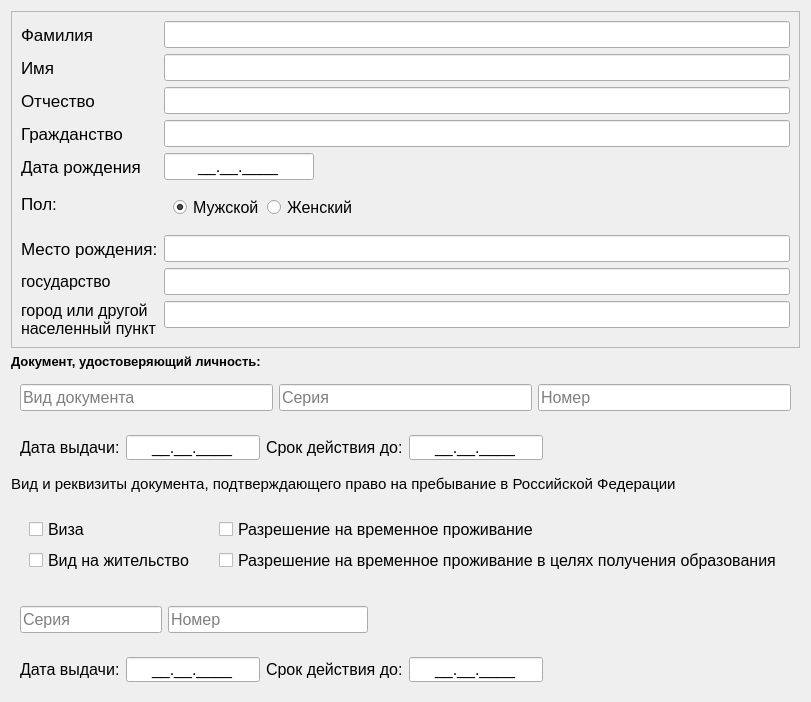
           <widget class="QWidget" name="widget_3" native="true">
            <property name="minimumSize">
             <size>
              <width>550</width>
              <height>0</height>
             </size>
            </property>
            <layout class="QVBoxLayout" name="verticalLayout_9">
             <item>
              <widget class="QFrame" name="frame">
               <property name="frameShape">
                <enum>QFrame::StyledPanel</enum>
               </property>
               <property name="frameShadow">
                <enum>QFrame::Raised</enum>
               </property>
               <layout class="QFormLayout" name="formLayout">
                <item row="0" column="0">
                 <widget class="QLabel" name="label">
                  <property name="font">
                   <font>
                    <pointsize>13</pointsize>
                   </font>
                  </property>
                  <property name="text">
                   <string>Фамилия</string>
                  </property>
                 </widget>
                </item>
                <item row="0" column="1">
                 <widget class="QLineEdit" name="lastName_line">
                  <property name="font">
                   <font>
                    <pointsize>12</pointsize>
                   </font>
                  </property>
                  <property name="maxLength">
                   <number>27</number>
                  </property>
                 </widget>
                </item>
                <item row="1" column="0">
                 <widget class="QLabel" name="label_2">
                  <property name="font">
                   <font>
                    <pointsize>13</pointsize>
                   </font>
                  </property>
                  <property name="text">
                   <string>Имя</string>
                  </property>
                 </widget>
                </item>
                <item row="1" column="1">
                 <widget class="QLineEdit" name="firstName_line">
                  <property name="font">
                   <font>
                    <pointsize>12</pointsize>
                   </font>
                  </property>
                  <property name="maxLength">
                   <number>27</number>
                  </property>
                 </widget>
                </item>
                <item row="2" column="0">
                 <widget class="QLabel" name="label_3">
                  <property name="font">
                   <font>
                    <pointsize>13</pointsize>
                   </font>
                  </property>
                  <property name="text">
                   <string>Отчество</string>
                  </property>
                  <property name="wordWrap">
                   <bool>true</bool>
                  </property>
                 </widget>
                </item>
                <item row="2" column="1">
                 <widget class="QLineEdit" name="patronymicLine">
                  <property name="font">
                   <font>
                    <pointsize>12</pointsize>
                   </font>
                  </property>
                  <property name="maxLength">
                   <number>24</number>
                  </property>
                 </widget>
                </item>
                <item row="3" column="0">
                 <widget class="QLabel" name="label_4">
                  <property name="font">
                   <font>
                    <pointsize>13</pointsize>
                   </font>
                  </property>
                  <property name="text">
                   <string>Гражданство</string>
                  </property>
                  <property name="wordWrap">
                   <bool>true</bool>
                  </property>
                 </widget>
                </item>
                <item row="3" column="1">
                 <widget class="QLineEdit" name="nationalityLine">
                  <property name="font">
                   <font>
                    <pointsize>12</pointsize>
                   </font>
                  </property>
                  <property name="maxLength">
                   <number>25</number>
                  </property>
                 </widget>
                </item>
                <item row="4" column="0">
                 <widget class="QLabel" name="label_6">
                  <property name="font">
                   <font>
                    <pointsize>13</pointsize>
                   </font>
                  </property>
                  <property name="text">
                   <string>Дата рождения</string>
                  </property>
                 </widget>
                </item>
                <item row="4" column="1">
                 <widget class="QLineEdit" name="dateBirth_mgt">
                  <property name="minimumSize">
                   <size>
                    <width>0</width>
                    <height>25</height>
                   </size>
                  </property>
                  <property name="maximumSize">
                   <size>
                    <width>150</width>
                    <height>16777215</height>
                   </size>
                  </property>
                  <property name="font">
                   <font>
                    <pointsize>12</pointsize>
                   </font>
                  </property>
                  <property name="inputMethodHints">
                   <set>Qt::ImhNone</set>
                  </property>
                  <property name="inputMask">
                   <string>99.B9.9999;_</string>
                  </property>
                  <property name="maxLength">
                   <number>10</number>
                  </property>
                  <property name="alignment">
                   <set>Qt::AlignCenter</set>
                  </property>
                  <property name="placeholderText">
                   <string>дд.мм.гггг</string>
                  </property>
                 </widget>
                </item>
                <item row="5" column="0">
                 <widget class="QLabel" name="label_10">
                  <property name="font">
                   <font>
                    <pointsize>13</pointsize>
                   </font>
                  </property>
                  <property name="text">
                   <string>Пол:</string>
                  </property>
                 </widget>
                </item>
                <item row="5" column="1">
                 <widget class="QWidget" name="widget_12" native="true">
                  <property name="maximumSize">
                   <size>
                    <width>200</width>
                    <height>16777215</height>
                   </size>
                  </property>
                  <layout class="QHBoxLayout" name="horizontalLayout_6">
                   <item alignment="Qt::AlignLeft">
                    <widget class="QRadioButton" name="rbtnMale">
                     <property name="font">
                      <font>
                       <pointsize>12</pointsize>
                      </font>
                     </property>
                     <property name="text">
                      <string>Мужской</string>
                     </property>
                     <property name="checkable">
                      <bool>true</bool>
                     </property>
                     <property name="checked">
                      <bool>true</bool>
                     </property>
                    </widget>
                   </item>
                   <item>
                    <widget class="QRadioButton" name="rbtnFemale">
                     <property name="font">
                      <font>
                       <pointsize>12</pointsize>
                      </font>
                     </property>
                     <property name="text">
                      <string>Женский</string>
                     </property>
                    </widget>
                   </item>
                  </layout>
                 </widget>
                </item>
                <item row="6" column="0">
                 <widget class="QLabel" name="label_11">
                  <property name="font">
                   <font>
                    <pointsize>13</pointsize>
                   </font>
                  </property>
                  <property name="text">
                   <string>Место рождения:</string>
                  </property>
                 </widget>
                </item>
                <item row="6" column="1">
                 <widget class="QLineEdit" name="placeBirth_line1">
                  <property name="minimumSize">
                   <size>
                    <width>0</width>
                    <height>25</height>
                   </size>
                  </property>
                  <property name="font">
                   <font>
                    <pointsize>12</pointsize>
                   </font>
                  </property>
                  <property name="maxLength">
                   <number>24</number>
                  </property>
                 </widget>
                </item>
                <item row="7" column="0">
                 <widget class="QLabel" name="label_12">
                  <property name="font">
                   <font>
                    <pointsize>12</pointsize>
                   </font>
                  </property>
                  <property name="text">
                   <string>государство</string>
                  </property>
                 </widget>
                </item>
                <item row="7" column="1">
                 <widget class="QLineEdit" name="placeBirth_line2">
                  <property name="minimumSize">
                   <size>
                    <width>0</width>
                    <height>25</height>
                   </size>
                  </property>
                  <property name="font">
                   <font>
                    <pointsize>12</pointsize>
                   </font>
                  </property>
                  <property name="maxLength">
                   <number>24</number>
                  </property>
                 </widget>
                </item>
                <item row="8" column="0">
                 <widget class="QLabel" name="label_13">
                  <property name="font">
                   <font>
                    <pointsize>12</pointsize>
                   </font>
                  </property>
                  <property name="text">
                   <string>город или другой населенный пункт</string>
                  </property>
                  <property name="wordWrap">
                   <bool>true</bool>
                  </property>
                 </widget>
                </item>
                <item row="8" column="1">
                 <widget class="QLineEdit" name="placeBirth_line3">
                  <property name="minimumSize">
                   <size>
                    <width>0</width>
                    <height>25</height>
                   </size>
                  </property>
                  <property name="font">
                   <font>
                    <pointsize>12</pointsize>
                   </font>
                  </property>
                  <property name="maxLength">
                   <number>24</number>
                  </property>
                 </widget>
                </item>
               </layout>
              </widget>
             </item>
             <item>
              <widget class="QLabel" name="label_14">
               <property name="font">
                <font>
                 <pointsize>10</pointsize>
                 <weight>75</weight>
                 <bold>true</bold>
                </font>
               </property>
               <property name="text">
                <string>Документ, удостоверяющий личность:</string>
               </property>
              </widget>
             </item>
             <item>
              <widget class="QWidget" name="widget_13" native="true">
               <layout class="QHBoxLayout" name="horizontalLayout_7">
                <item>
                 <widget class="QLineEdit" name="kindOfDoc_line">
                  <property name="minimumSize">
                   <size>
                    <width>0</width>
                    <height>25</height>
                   </size>
                  </property>
                  <property name="font">
                   <font>
                    <pointsize>12</pointsize>
                   </font>
                  </property>
                  <property name="inputMethodHints">
                   <set>Qt::ImhNone</set>
                  </property>
                  <property name="maxLength">
                   <number>10</number>
                  </property>
                  <property name="placeholderText">
                   <string>Вид документа</string>
                  </property>
                 </widget>
                </item>
                <item>
                 <widget class="QLineEdit" name="serialOfDoc_line">
                  <property name="minimumSize">
                   <size>
                    <width>0</width>
                    <height>25</height>
                   </size>
                  </property>
                  <property name="font">
                   <font>
                    <pointsize>12</pointsize>
                   </font>
                  </property>
                  <property name="maxLength">
                   <number>4</number>
                  </property>
                  <property name="placeholderText">
                   <string>Серия</string>
                  </property>
                 </widget>
                </item>
                <item>
                 <widget class="QLineEdit" name="numOfDoc_line">
                  <property name="minimumSize">
                   <size>
                    <width>0</width>
                    <height>25</height>
                   </size>
                  </property>
                  <property name="font">
                   <font>
                    <pointsize>12</pointsize>
                   </font>
                  </property>
                  <property name="maxLength">
                   <number>11</number>
                  </property>
                  <property name="placeholderText">
                   <string>Номер</string>
                  </property>
                 </widget>
                </item>
               </layout>
              </widget>
             </item>
             <item alignment="Qt::AlignLeft">
              <widget class="QWidget" name="widget_14" native="true">
               <layout class="QHBoxLayout" name="horizontalLayout_10">
                <item>
                 <widget class="QLabel" name="label_18">
                  <property name="font">
                   <font>
                    <pointsize>12</pointsize>
                   </font>
                  </property>
                  <property name="text">
                   <string>Дата выдачи:</string>
                  </property>
                 </widget>
                </item>
                <item>
                 <widget class="QLineEdit" name="dateIssue_doc">
                  <property name="minimumSize">
                   <size>
                    <width>0</width>
                    <height>25</height>
                   </size>
                  </property>
                  <property name="maximumSize">
                   <size>
                    <width>134</width>
                    <height>25</height>
                   </size>
                  </property>
                  <property name="font">
                   <font>
                    <pointsize>12</pointsize>
                   </font>
                  </property>
                  <property name="inputMethodHints">
                   <set>Qt::ImhPreferNumbers</set>
                  </property>
                  <property name="inputMask">
                   <string>99.B9.9999;_</string>
                  </property>
                  <property name="text">
                   <string>..</string>
                  </property>
                  <property name="maxLength">
                   <number>10</number>
                  </property>
                  <property name="alignment">
                   <set>Qt::AlignCenter</set>
                  </property>
                  <property name="placeholderText">
                   <string>дд.мм.гггг</string>
                  </property>
                 </widget>
                </item>
                <item>
                 <widget class="QLabel" name="label_19">
                  <property name="font">
                   <font>
                    <pointsize>12</pointsize>
                   </font>
                  </property>
                  <property name="text">
                   <string>Срок действия до:</string>
                  </property>
                 </widget>
                </item>
                <item>
                 <widget class="QLineEdit" name="dateValid_doc">
                  <property name="minimumSize">
                   <size>
                    <width>0</width>
                    <height>25</height>
                   </size>
                  </property>
                  <property name="maximumSize">
                   <size>
                    <width>134</width>
                    <height>25</height>
                   </size>
                  </property>
                  <property name="font">
                   <font>
                    <pointsize>12</pointsize>
                   </font>
                  </property>
                  <property name="inputMethodHints">
                   <set>Qt::ImhPreferNumbers</set>
                  </property>
                  <property name="inputMask">
                   <string>99.B9.9999;_</string>
                  </property>
                  <property name="text">
                   <string>..</string>
                  </property>
                  <property name="maxLength">
                   <number>10</number>
                  </property>
                  <property name="alignment">
                   <set>Qt::AlignCenter</set>
                  </property>
                  <property name="placeholderText">
                   <string>дд.мм.гггг</string>
                  </property>
                 </widget>
                </item>
               </layout>
              </widget>
             </item>
             <item>
              <widget class="QLabel" name="label_27">
               <property name="font">
                <font>
                 <pointsize>11</pointsize>
                </font>
               </property>
               <property name="text">
                <string>Вид и реквизиты документа, подтверждающего право на пребывание в Российской Федерации</string>
               </property>
               <property name="wordWrap">
                <bool>true</bool>
               </property>
              </widget>
             </item>
             <item alignment="Qt::AlignLeft">
              <widget class="QWidget" name="widget_18" native="true">
               <layout class="QHBoxLayout" name="horizontalLayout_11">
                <item>
                 <widget class="QWidget" name="widget_19" native="true">
                  <layout class="QVBoxLayout" name="verticalLayout_7">
                   <item>
                    <widget class="QCheckBox" name="checkVisa">
                     <property name="font">
                      <font>
                       <pointsize>12</pointsize>
                      </font>
                     </property>
                     <property name="text">
                      <string>Виза</string>
                     </property>
                    </widget>
                   </item>
                   <item>
                    <widget class="QCheckBox" name="checkRsdnc_permit">
                     <property name="font">
                      <font>
                       <pointsize>12</pointsize>
                      </font>
                     </property>
                     <property name="text">
                      <string>Вид на жительство</string>
                     </property>
                    </widget>
                   </item>
                  </layout>
                 </widget>
                </item>
                <item alignment="Qt::AlignTop">
                 <widget class="QWidget" name="widget_20" native="true">
                  <layout class="QVBoxLayout" name="verticalLayout_8">
                   <item>
                    <widget class="QCheckBox" name="checkTemp_permit">
                     <property name="font">
                      <font>
                       <pointsize>12</pointsize>
                      </font>
                     </property>
                     <property name="text">
                      <string>Разрешение на временное проживание</string>
                     </property>
                    </widget>
                   </item>
                   <item>
                    <widget class="QCheckBox" name="checkLearn_permit">
                     <property name="font">
                      <font>
                       <pointsize>12</pointsize>
                      </font>
                     </property>
                     <property name="text">
                      <string>Разрешение на временное проживание в целях получения образования</string>
                     </property>
                    </widget>
                   </item>
                  </layout>
                 </widget>
                </item>
               </layout>
              </widget>
             </item>
             <item alignment="Qt::AlignLeft">
              <widget class="QWidget" name="widget_21" native="true">
               <layout class="QHBoxLayout" name="horizontalLayout_12">
                <item>
                 <widget class="QLineEdit" name="serialConfDoc">
                  <property name="minimumSize">
                   <size>
                    <width>0</width>
                    <height>25</height>
                   </size>
                  </property>
                  <property name="maximumSize">
                   <size>
                    <width>150</width>
                    <height>16777215</height>
                   </size>
                  </property>
                  <property name="font">
                   <font>
                    <pointsize>12</pointsize>
                   </font>
                  </property>
                  <property name="maxLength">
                   <number>4</number>
                  </property>
                  <property name="placeholderText">
                   <string>Серия</string>
                  </property>
                 </widget>
                </item>
                <item>
                 <widget class="QLineEdit" name="numConfDoc">
                  <property name="minimumSize">
                   <size>
                    <width>200</width>
                    <height>25</height>
                   </size>
                  </property>
                  <property name="maximumSize">
                   <size>
                    <width>200</width>
                    <height>16777215</height>
                   </size>
                  </property>
                  <property name="font">
                   <font>
                    <pointsize>12</pointsize>
                   </font>
                  </property>
                  <property name="text">
                   <string/>
                  </property>
                  <property name="maxLength">
                   <number>15</number>
                  </property>
                  <property name="placeholderText">
                   <string>Номер</string>
                  </property>
                 </widget>
                </item>
               </layout>
              </widget>
             </item>
             <item alignment="Qt::AlignLeft">
              <widget class="QWidget" name="widget_16" native="true">
               <layout class="QHBoxLayout" name="horizontalLayout_13">
                <item>
                 <widget class="QLabel" name="label_34">
                  <property name="font">
                   <font>
                    <pointsize>12</pointsize>
                   </font>
                  </property>
                  <property name="text">
                   <string>Дата выдачи:</string>
                  </property>
                 </widget>
                </item>
                <item>
                 <widget class="QLineEdit" name="dateIssue_doc2">
                  <property name="minimumSize">
                   <size>
                    <width>0</width>
                    <height>25</height>
                   </size>
                  </property>
                  <property name="maximumSize">
                   <size>
                    <width>134</width>
                    <height>25</height>
                   </size>
                  </property>
                  <property name="font">
                   <font>
                    <pointsize>12</pointsize>
                   </font>
                  </property>
                  <property name="inputMethodHints">
                   <set>Qt::ImhPreferNumbers</set>
                  </property>
                  <property name="inputMask">
                   <string>99.B9.9999;_</string>
                  </property>
                  <property name="text">
                   <string>..</string>
                  </property>
                  <property name="maxLength">
                   <number>10</number>
                  </property>
                  <property name="alignment">
                   <set>Qt::AlignCenter</set>
                  </property>
                  <property name="placeholderText">
                   <string>дд.мм.гггг</string>
                  </property>
                 </widget>
                </item>
                <item>
                 <widget class="QLabel" name="label_31">
                  <property name="font">
                   <font>
                    <pointsize>12</pointsize>
                   </font>
                  </property>
                  <property name="text">
                   <string>Срок действия до:</string>
                  </property>
                 </widget>
                </item>
                <item>
                 <widget class="QLineEdit" name="dateValid_doc2">
                  <property name="minimumSize">
                   <size>
                    <width>0</width>
                    <height>25</height>
                   </size>
                  </property>
                  <property name="maximumSize">
                   <size>
                    <width>134</width>
                    <height>25</height>
                   </size>
                  </property>
                  <property name="font">
                   <font>
                    <pointsize>12</pointsize>
                   </font>
                  </property>
                  <property name="inputMethodHints">
                   <set>Qt::ImhPreferNumbers</set>
                  </property>
                  <property name="inputMask">
                   <string>99.B9.9999;_</string>
                  </property>
                  <property name="text">
                   <string>..</string>
                  </property>
                  <property name="maxLength">
                   <number>10</number>
                  </property>
                  <property name="alignment">
                   <set>Qt::AlignCenter</set>
                  </property>
                  <property name="placeholderText">
                   <string>дд.мм.гггг</string>
                  </property>
                 </widget>
                </item>
               </layout>
              </widget>
             </item>
            </layout>
           </widget>
